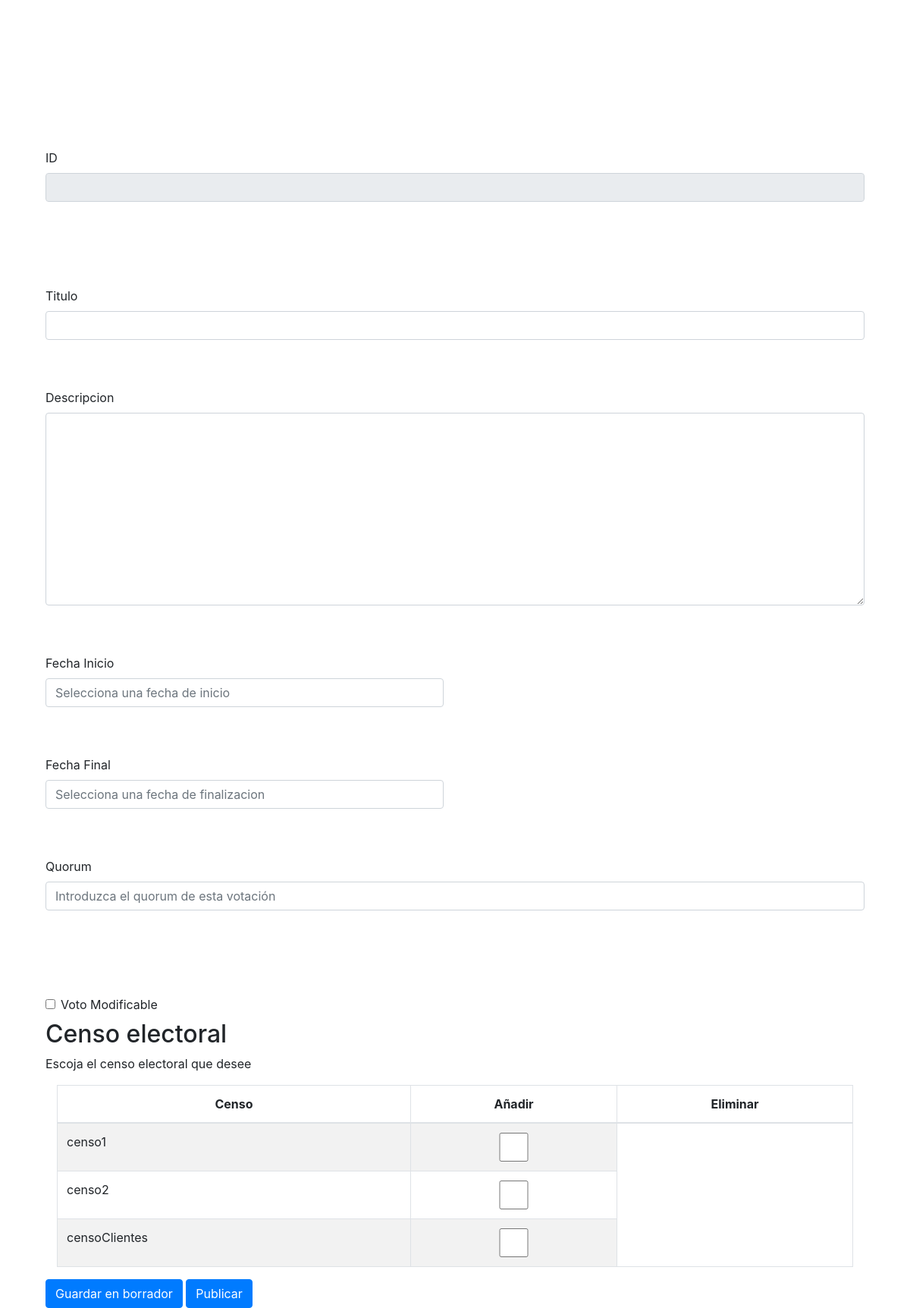
Page /index.php/secretario/modificarVotacion on the committed database.
### tables this page shows
CREATE TABLE `ficheros_censo` (
  `Id` int(32) NOT NULL,
  `Nombre` varchar(200) NOT NULL
);

### application/controllers/Secretario.php (called while the page is built, shortened)
<?php
class Secretario extends CI_Controller{
  public function __construct(){
    $this->load->model('usuario_model');
    $this->load->model('votaciones_model');
    $this->load->model('mesa_model');
    $this->load->model('voto_model');
    $this->load->model('censo_model');
    $this->load->model('ponderaciones_model');
    $this->load->model('SecretariosDelegados_model');
    $this->load->library('pagination');
    $this->load->library('mailing');
  }
  public function modificarVotacion()
	{
      $id = $this->input->post('modificar');
      $votacion = $this->votaciones_model->getVotacion($id);
      $censosVotacion = $this->censo_model->getCensosfromVotacion($id);
      $nombreCensos = $this->censo_model->getCensos();
      $soloAsistentes = false;
      $esModificable = false;
      $recuentoParalelo = false;
      $cambiarOpciones = false;
      $idsAsistentes = array();
      $asistentes = array();
      $datos = array(
        'censos' => $nombreCensos,
        'votaciones' => $votacion,
        'censosVotacion' => $censosVotacion,
        'pulsadoAsistentes' => $soloAsistentes,
        'pulsadoModificar' => $esModificable,
        'pulsadoRecuento' => $recuentoParalelo,
        'cambiarOpciones' => $cambiarOpciones,
        'asistentes' => $asistentes,
        'idsAsistentes' => $idsAsistentes
      );
      $this->load->view('secretario/modificarVotacionSimple_view', $datos);
	}
}
?>

### index.php (called while the page is built, shortened)
<?php
require_once BASEPATH.'core/CodeIgniter.php';

### application/models/Censo_model.php (called while the page is built, shortened)
<?php
class Censo_model extends CI_Model{
  public function getCensos()
  {
    $query = $this->db->query("SELECT * from ficheros_censo");
    return $query->result();
  }
}
?>

### application/views/secretario/modificarVotacionSimple_view.php (the view, shortened to what this page needs)
<!DOCTYPE html>
<html>
<head>
	<link href="<?php echo base_url(); ?>/assets/css/bootstrap.min.css" rel="stylesheet">
	<link href="<?php echo base_url(); ?>/assets/css/prueba.css" rel="stylesheet">
	<link href="<?php echo base_url(); ?>/assets/css/behaviour/footer.css" rel="stylesheet">
	<link rel="stylesheet" href="https://maxcdn.bootstrapcdn.com/font-awesome/4.7.0/css/font-awesome.min.css">
	<link rel="stylesheet" href="<?php echo base_url(); ?>/assets/css/bootstrap-datetimepicker.min.css">
</head>
<body>
	<div class="container">
<br><br><br><br>
<div class = "container">
	  <?=form_open(base_url().'secretario/updateVotacion/');?>
		<div class="form-group">
			<?php
			 $atributos = array(
					'name' => 'id',
					'class' => 'form-control',
					'id' => 'id',
					'readonly'=> 'readonly',
					'value' => $votaciones->Id
			); ?>
			<?= form_label('ID','id'); ?>
			<?= form_input($atributos) ?> <br/><br/>
		</div>
		<?php
		 $atributos = array(
				'Id_TipoVotacion' => $votaciones->Id_TipoVotacion
		); ?>
		<?= form_hidden($atributos) ?> <br/><br/>
		<div class="form-group">
			<?php
			 $atributos = array(
				  'name' => 'titulo',
					'class' => 'form-control',
					'id' => 'titulo',
					'required' => true,
					'value' => $votaciones->Titulo
			); ?>
			<?= form_label('Titulo','titulo'); ?>
			<?= form_input($atributos) ?> <br/><br/>
		</div>
		<div class="form-group">
			<?php
			 $atributos = array(
				 'name' => 'descripcion',
					'class' => 'form-control',
					'id' => 'descripcion',
					'required' => true,
					'value' => $votaciones->Descripcion
			); ?>
			<?= form_label('Descripcion','descripcion'); ?>
			<?= form_textarea($atributos) ?> <br/><br/>
		</div>
		 <div class="form-group">
		  <div class="row">
		   <div class="col-sm-6">
		    <?php
		    $atributos = array(
		 		         'id' => 'fecha_inicio',
		              'name' => 'fecha_inicio',
		              'class' => 'form-control datetimepicker-input',
		              'data-toggle' => 'datetimepicker',
		              'placeholder' =>'Selecciona una fecha de inicio',
		              'setEndDate' => date('Y-m-d'),
		              'required' => true,
		              'value' => $votaciones->FechaInicio
		          	); ?>
		    <?= form_label('Fecha Inicio','fecha_inicio'); ?>
		    <?= form_input($atributos) ?> <br/><br/>
				</div>
		  </div>
		</div>
		<div class="form-group">
		  <div class="row">
		    <div class="col-sm-6">
		          <?php $atributos = array(
		              'id' => 'fecha_final',
		              'name' => 'fecha_final',
		              'class' => 'form-control datetimepicker-input',
		              'data-toggle' => 'datetimepicker',
		              'placeholder' =>'Selecciona una fecha de finalizacion',
		              'required' => true,
		              'value' => $votaciones->FechaFinal
		        	  ); ?>
		 		<?= form_label('Fecha Final','fecha_final'); ?>
		    <?= form_input($atributos) ?> <br/><br/>
		    </div>
		  </div>
		</div>
		<div class="form-group">
			<?php
			 $atributos = array(
					'name' => 'quorum',
					'class' => 'form-control',
					'id' => 'quorum',
					'placeholder' =>'Introduzca el quorum de esta votación',
					'required' => true,
					'value' => $votaciones->Quorum
			); ?>
			<?= form_label('Quorum','quorum'); ?>
			<?= form_input($atributos) ?> <br/><br/>
		</div>
			<?php
			 $atributos = array(
					'NumOpciones' => $votaciones->NumOpciones
			); ?>
  		<?= form_hidden($atributos) ?> <br/><br/>
		<div class="form-check">
		<?php	if(isset($pulsadoModificar) && $pulsadoModificar == true) $check = 'checked';
			else{$check = false;} ?>
		<?php
		$atributos = array(
			'name' => 'esModificable',
			'class' => 'form-check-input',
			'type' => 'checkbox',
			'id' => 'esModificable',
			'value' => true,
			'checked' => $check
		);
		?>
		<?= form_checkbox($atributos); ?>
		<?= form_label('Voto Modificable','esModificable'); ?>
		</div>
		<h2> Censo electoral </h2>
		<p> Escoja el censo electoral que desee </p>
		<div class = "container">
		  <div class="table-wrapper-scroll-y my-custom-scrollbar">
		 	  <table class="display table table-striped table-bordered" id="votaciones_admin">
		      <thead>
		        <tr>
		          <th><center>Censo<center></th>
		          <th><center>Añadir<center></th>
							<th><center>Eliminar<center></th>
		        </tr>
		      </thead>
		      <tbody>
		        <tr>
		        <?php foreach($censos as $censo){ ?>
                <td><?php echo $censo->Nombre?></td>
								<?php
								$encontrado = false;
								if(isset($_POST['censo']) && in_array($censo->Nombre, $_POST['censo'])) $checkCenso = 'checked';
								else{$checkCenso = false;}
								if(!$encontrado)
								{
									echo '<div class="form-check">';
								$atributos = array(
											'name' => 'censo[]',
											'class' => 'form-control',
											'type' => 'checkbox',
											'id' => $censo->Nombre,
											'value' => $censo->Nombre,
											'checked' => $checkCenso
									);
									echo '<td>'.form_checkbox($atributos).'</td>';
								}
								?>
							 </div>
								<?php echo '</tr>'; ?>
		        <?php }?>
		      </tbody>
		    </table>
		  </div>
	 </div>
					 <?php $atributos = array(
							 'name' => 'boton_borrador',
							 'class' => 'btn btn-primary',
							 'type' => 'submit',
							 'value' => 'Guardar en borrador'
					 ); ?>
				 <?= form_submit($atributos);?>
			 <?php $atributos = array(
					 'name' => 'boton_publicar',
					 'class' => 'btn btn-primary',
					 'type' => 'submit',
					 'value' => 'Publicar'
			 ); ?>
			  <?= form_submit($atributos);?>
	<?= form_close(); ?>
</div>
</body>
</html>

### rows in the picture
ficheros_censo: Nombre "censo1"
ficheros_censo: Nombre "censo2"
ficheros_censo: Nombre "censoClientes"

### other values in the picture
form_label('ID','id') "ID"
form_label('Titulo','titulo') "Titulo"
form_label('Descripcion','descripcion') "Descripcion"
form_label('Fecha Inicio','fecha_inicio') "Fecha Inicio"
form_label('Fecha Final','fecha_final') "Fecha Final"
form_label('Quorum','quorum') "Quorum"
form_label('Voto Modificable','esModificable') "Voto Modificable"
